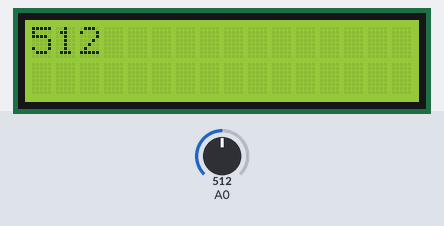
Simulated run of this sketch. Board: Arduino Uno, built with avr-gcc and run on an emulated ATmega328P. Shown: 16×2 character LCD. Inputs (shaded band) come from the test bench; at power-on: A0 = 512.

Above: at 1.2 s.
1.3 s: A0 set to 716
At 2.2 s:
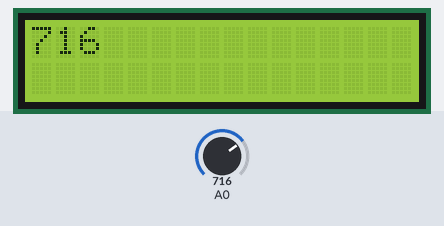
2.8 s: A0 set to 900
At 3.3 s:
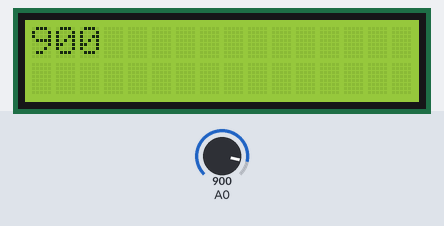
4.3 s: A0 set to 1023
At 5.7 s:
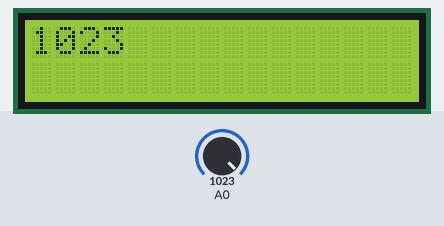
Timing chart, 0 to 7.3 s (numbered marks = the images above; inputs shaded):
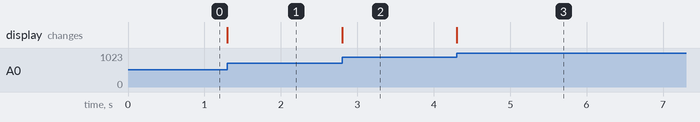

The sketch:

job3.ino
```cpp
#include <LiquidCrystal.h>
LiquidCrystal lcd(10,8,3,2,1,0);
void setup() {
pinMode(A0,INPUT);
lcd.begin(16, 2);
}
void loop() {
lcd.setCursor(0,0);
lcd.print(analogRead(A0));
}
```

Measured:
- after the input at 1.3 s, the display: changes at once (image 1)
- after the input at 2.8 s, the display: changes at once (image 2)
- after the input at 4.3 s, the display: changes at once (image 3)
